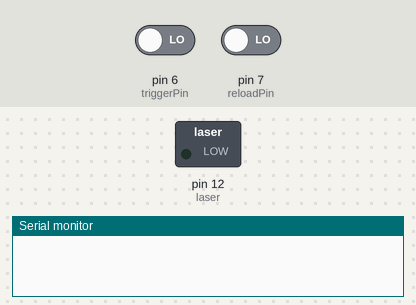
The sketch below on a simulated Arduino Uno, built with avr-gcc and run on an emulated ATmega328P. Shown: switched loads named in the sketch (green lamp = pin HIGH), the last lines printed to the serial monitor. The test bench sets the inputs (shaded band); at power-on: pin 6 (triggerPin) LOW, pin 7 (reloadPin) LOW.

Above: at 1.2 s.
1.3 s: pin 6 (triggerPin) driven HIGH
At 2.3 s:
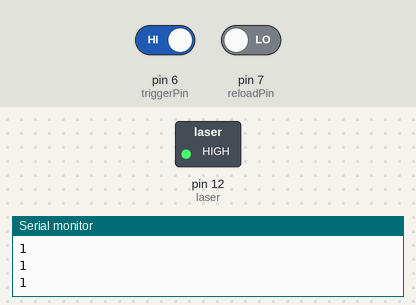
4.0 s: pin 7 (reloadPin) driven HIGH
At 5.2 s:
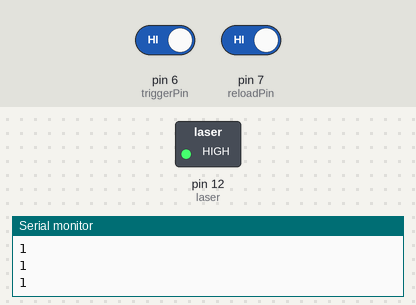
5.7 s: pin 7 (reloadPin) driven LOW
At 7.9 s:
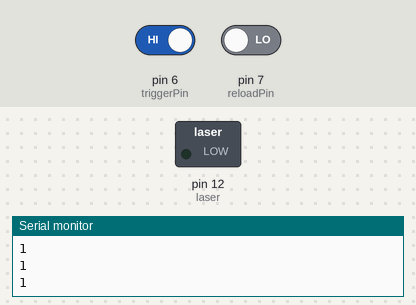
Timing chart, 0 to 9.4 s (numbered marks = the images above; inputs shaded):
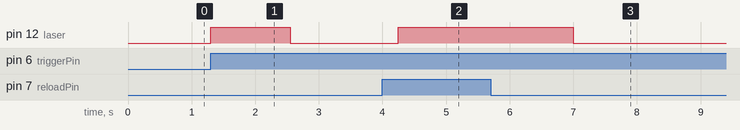

Measured:
- after the input at 1.3 s, pin 12 (laser): LOW → HIGH at once, → LOW 1.3 s later
- after the input at 4.0 s, pin 12 (laser): LOW → HIGH after 0.25 s
- after the input at 5.7 s, pin 12 (laser): HIGH → LOW after 1.3 s

The sketch:

laser-gun.ino
```cpp
// pin declaration
const int triggerPin = 6;
const int reloadPin = 7;
const int laser = 12;

int triggerCount = 0;
const int triggerLimit = 5;

void setup() {
  // put your setup code here, to run once:
  pinMode(triggerPin, INPUT);
  pinMode(reloadPin, INPUT);
  pinMode(laser, OUTPUT);

  digitalWrite(laser, LOW);

  Serial.begin(9600);
}

void loop() {

  int triggerVal = digitalRead(triggerPin);
  int reloadVal = digitalRead(reloadPin);

  if(triggerVal == 1 && triggerCount< triggerLimit){
    Serial.println(triggerVal);

    digitalWrite(laser, HIGH);
    triggerCount++;
    delay(250);
  }
  else{
    digitalWrite(laser, LOW);
  }

  if(reloadVal == 1){
    delay(250);
    triggerCount = 0;
  }

//  digitalWrite(laser, HIGH);
//  delay(250);
//  digitalWrite(laser, LOW);
//  delay(250);
}


//returnType functionName (set of parameters){
//  Block of code
//}
```
